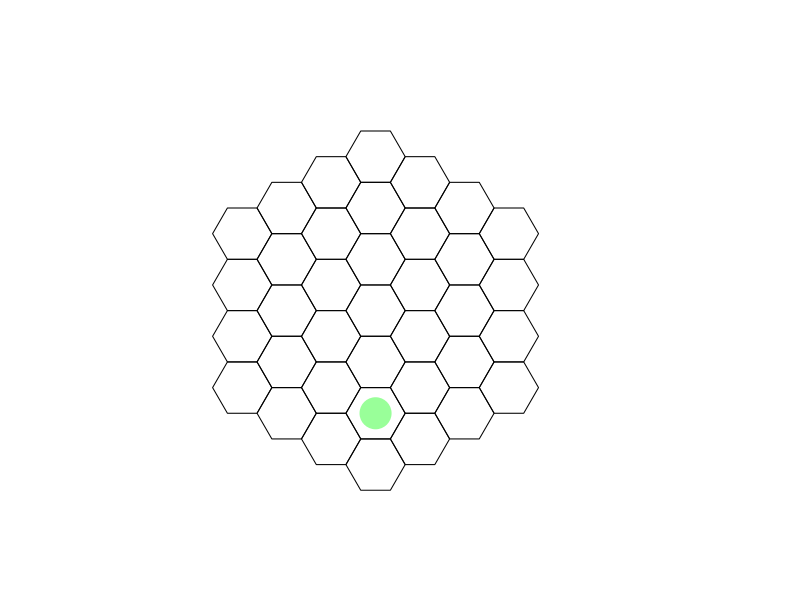

The R script that drew this image: (Note: this script raises an error after producing the figure.)
###################################
## TRI HEX GAME (tentative title)
####

# HEXFLEX
# TRIGON

## CONTENTS
'
 12 orange stones
 12 green stones
 12 blue stones
 37 space hex game board (tentative size)
 opaque drawstring bag
'

## OBJECTIVE
'
 Create groups of three stones of the same color in the orientation 
 unique to that color. Each group of three is worth one point.
'
# any group of 3+ continuous green stones
# any group of 4+ continuous orange stones
# any group of 5+ continuous blue stones

## GAMEPLAY
'
 All stones are placed in the drawstring bag.
 Each player takes turns randomly drawing a stone from the bag and placing it 
 on the hex board.
'

## BASIC MOTION
'
 orange stones push blue stones one space in a linear path.
 blue stones push green stones one space in a linear path.
 green stones push orange stones one space in a linear path.
'

## COMBOS
# If a orange stone pushes a blue stone into a space adjacent to a green stone,
#   the green stone is also pushed one space by the blue stone. If the pushed
#   green stone is adjacent to a orange stone, the orange stone is subsequently
#   pushed one space by the green stone. As so on and so forth. The reaction 
#   will continue until no other stones can be pushed.
#     X X X X X         X X G X X       X X X X X 
#     X B X G X         X B X X X       O X B X G 
#     X X X X X   -->   X X B X X   OR  X X X X X 
#     X X B X X         X X X X X       X X B X X 
#     X X X X X         X X O X X       X X X X X 

## RESTRICTIONS
'
 N/A for now
'

## EDGE EFFECTS
'
 N/A for now
'

## GAME PLAY METRICS
'
 05/30/22: initial observations
    - orange configuration is more likely to occur by random placement, no pushing or replacement
 06/03/2022: change game mechanics
    - no illegal positions
    - no pushing off board
    - no Newton cradle pushing effect
    - objective change to groups of 3+, 4+, and 5+ for green, orange, blue, respectively in any orientation
'
#############################################################################
## GAME BUILDING
##

require(pracma)
require(sp)
require(zoo)


## CREATE BOARD
#
#     O O O O
#    O O O O O
#   O O O O O O
#  O O O O O O O
#   O O O O O O
#    O O O O O
#     O O O O
#
'
 37 spaces, hexagons in the shape of a hexagon
 
'

createBoard <- function(size=13,x0=4,y0=11){
  
  Hexagon <- function(x, y, unitcell = 1){
    ratio <- sqrt(3)/2
    polygon(x = c(x, x+unitcell/2, x+unitcell+(unitcell/2), 
                  x+unitcell*2, x+unitcell+(unitcell/2), x+unitcell/2),
            y = c(y, y+ratio, y+ratio, y, y-ratio, y-ratio))
  }
  
  nrow <- ncol <- size
  ratio <- sqrt(3)/2
  
  # x0 <- 4
  # y0 <- 11
  
  xint <- ratio*sqrt(3)
  yint <- ratio
  
  x_offset <- 3
  x_multiplier <- c(0,1,2,3,2,3,2,3,2,3,2,1,0)
  y_multiplier <- seq(0,12)
  num_in_row <- c(1,2,3,4,3,4,3,4,3,4,3,2,1)
  x_center <- c()
  y_center <- c()
  
  # empty plot window
  plot(0, 0, type = "n", axes = FALSE, xlim=c(0, ncol),
       ylim=c(0, nrow), xlab="", ylab= "", asp=1)
  
  # plot hexes, compute centerpoints
  for(i in seq_along(num_in_row)){
    offset_multiplier <- seq(0,num_in_row[i]-1)
    for(j in seq(num_in_row[i])){
      update_x <- x0-xint*x_multiplier[i]+x_offset*offset_multiplier[j]
      update_y <- y0-yint*y_multiplier[i]
      Hexagon(update_x,update_y)
      
      x_center <- append(x_center, update_x+1, after=length(x_center))
      y_center <- append(y_center, update_y, after=length(y_center))
    }
  }
  
  # list relationships between hexes
  '
    Blue - linear-linear-linear
    Green - three nearest neighbors
    orange - linear-linear-offset
  '
  
  linear_rows <- list(c(7,4,2,1),
                      c(14,11,8,5,3),
                      c(21,18,15,12,9,6),
                      c(28,25,22,19,16,13,10),
                      c(32,29,26,23,20,17),
                      c(35,33,30,27,24),
                      c(37,36,34,31),
                      c(28,32,35,37),
                      c(21,25,29,33,36),
                      c(14,18,22,26,30,34),
                      c(7,11,15,19,23,27,31),
                      c(4,8,12,16,20,24),
                      c(2,5,9,13,17),
                      c(1,3,6,10),
                      c(7,14,21,28),
                      c(4,11,18,25,32),
                      c(2,8,15,22,29,35),
                      c(1,5,12,19,26,33,37),
                      c(3,9,16,23,30,36),
                      c(6,13,20,27,34),
                      c(10,17,24,31))
  
  neighbors <- list(c(3,5,2),
                    c(1,5,8,4),
                    c(6,9,5,1),
                    c(2,8,11,7),
                    c(1,3,9,12,8,2),
                    c(10,13,9,3),
                    c(4,11,14),
                    c(2,5,12,15,11,4),
                    c(3,6,13,16,12,5),
                    c(17,13,6),
                    c(4,8,15,18,14,7),
                    c(5,9,16,19,15,8),
                    c(6,10,17,20,16,9),
                    c(7,11,18,21),
                    c(8,12,19,22,18,11),
                    c(9,13,20,23,19,12),
                    c(24,20,13,10),
                    c(11,15,22,25,21,14),
                    c(12,16,23,26,22,15),
                    c(13,17,24,27,23,16),
                    c(14,18,25,28),
                    c(15,19,26,29,25,18),
                    c(16,20,27,30,26,19),
                    c(31,27,20,17),
                    c(18,22,29,32,28,21),
                    c(19,23,30,33,29,22),
                    c(20,24,31,34,30,23),
                    c(21,25,32),
                    c(22,26,33,35,32,25),
                    c(23,27,34,36,33,26),
                    c(34,27,24),
                    c(28,25,29,35),
                    c(26,30,36,37,35,29),
                    c(36,30,27,31),
                    c(32,29,33,37),
                    c(37,33,30,34),
                    c(35,33,36))

  return(list("ID"=seq(1,length(x_center)),
              "X"=x_center,
              "Y"=y_center,
              "VAL"=rep(0,length(x_center)),
              "turn"=0,
              "linear_rows"=linear_rows,
              "neighbors"=neighbors))
}

refreshBoard <- function(size=13,x0=4,y0=11){
  Hexagon <- function(x, y, unitcell = 1){
    ratio <- sqrt(3)/2
    polygon(x = c(x, x+unitcell/2, x+unitcell+(unitcell/2), 
                  x+unitcell*2, x+unitcell+(unitcell/2), x+unitcell/2),
            y = c(y, y+ratio, y+ratio, y, y-ratio, y-ratio))
  }
  
  nrow <- ncol <- size
  ratio <- sqrt(3)/2
  
  # x0 <- 4
  # y0 <- 11
  
  xint <- ratio*sqrt(3)
  yint <- ratio
  
  x_offset <- 3
  x_multiplier <- c(0,1,2,3,2,3,2,3,2,3,2,1,0)
  y_multiplier <- seq(0,12)
  num_in_row <- c(1,2,3,4,3,4,3,4,3,4,3,2,1)
  x_center <- c()
  y_center <- c()
  
  # empty plot window
  plot(0, 0, type = "n", axes = FALSE, xlim=c(0, ncol),
       ylim=c(0, nrow), xlab="", ylab= "", asp=1)
  
  for(i in seq_along(num_in_row)){
    offset_multiplier <- seq(0,num_in_row[i]-1)
    for(j in seq(num_in_row[i])){
      update_x <- x0-xint*x_multiplier[i]+x_offset*offset_multiplier[j]
      update_y <- y0-yint*y_multiplier[i]
      Hexagon(update_x,update_y)
    }
  }
  
}

updateBoard <- function(centers,selection,placeRandom){
  # color hexes according to placed stones
  x_cell <- centers$X[which(centers$ID==placeRandom)]
  y_cell <- centers$Y[which(centers$ID==placeRandom)]
  points(x_cell,y_cell,col=pastellize(selection$stone,p=0.4),pch=19,cex=4,lwd=2)
  
  # reset hexes according to 0 value
  
}

pastellize <- function(x, p){
  
  # x is a colour
  # p is a number in [0,1]
  # p = 1 will give no pastellization
  
  # convert hex or letter names to rgb
  if (is.character(x)) x <- col2rgb(x)/255
  
  # convert vector to rgb
  if (is.numeric(x)) x <- matrix(x, nr=3)
  
  col <- rgb2hsv(x, maxColorValue=1)
  col[2,1] <- col[2,1]*p
  col <- hsv2rgb(col)
  
  # return in convenient format for plots
  rgb(col[1], col[2], col[3])
}

hsv2rgb <- function(x){  
  # convert an hsv colour to rgb  
  # input:  a 3 x 1 matrix (same as output of rgb2hsv() function)  
  # output: vector of length 3 with values in [0,1]    
  
  # recover h, s, v values  
  h <- x[1,1]  
  s <- x[2,1]  
  v <- x[3,1]    
  
  # follow the algorithm from Wikipedia  
  C <- s*v   
  
  # in R, h takes values in [0,1] rather than [0, 360], so dividing by  
  # 60 degrees is the same as multiplying by six  
  hdash <- h*6  
  X <- C * (1 - abs(hdash %% 2 -1))
  
  if (0 <= hdash & hdash <=1) RGB1 <- c(C, X, 0)  
  if (1 <= hdash & hdash <=2) RGB1 <- c(X, C, 0)  
  if (2 <= hdash & hdash <=3) RGB1 <- c(0, C, X)  
  if (3 <= hdash & hdash <=4) RGB1 <- c(0, X, C)  
  if (4 <= hdash & hdash <=5) RGB1 <- c(X, 0, C)  
  if (5 <= hdash & hdash <=6) RGB1 <- c(C, 0, X)    
  
  # the output is a vector of length 3. This is the most convenient  
  # format for using as the col argument in an R plotting function  
  RGB1 + (v-C)
}

## DRAW STONES
initializeBag <- function(num_stones=12){
  bag_init = c(rep("orange",num_stones),rep("blue",num_stones),rep("green",num_stones))
  return(list("available"=bag_init,"memory"=c()))
}

drawFromBag <- function(bag){
  updated_bag <- bag
  
  if(isempty(bag$available)){ stop("Bag is empty") }
  drawn_stone <- sample(bag$available,1)
  updated_bag$memory <- c(bag$memory,drawn_stone)
  updated_bag$stone <- drawn_stone
  
  to_remove <- which(bag$available==drawn_stone)[1]
  updated_bag$available <- bag$available[-to_remove]
  
  return(updated_bag)
}

addToBag <- function(placeStone,bag){
  updated_bag <- bag
  
}


## PLACE STONES
# random for now

availablePositions <- function(centers){
  open <- centers$ID[which(centers$VAL==0)]
  return(open)
}

legalPositions <- function(centers){
  '
  Identify illegal orientations
  Outputs: yes legal, no not legal & locations
  '
  
  # check blue - linear - VAL=2
  check_blue <- c()
  for(i in seq_along(centers$linear_rows)){
    hex_in_row <- centers_new$ID[centers_new$linear_rows[[i]]]
    tmp <- centers$VAL[centers$linear_rows[[i]]]
    triplets <- c()
    if(any(tmp==2)){
      id <- as.integer(tmp==2)
      trip <- rollsum(id,3)
      if(any(trip==3)){
        id_trip <- which(trip==3)
        for(j in seq_along(id_trip)){
          triplets <- append(triplets,list(hex_in_row[seq(id_trip[j],id_trip[j]+2)]),after=length(triplets))
        }
      }
    }
    
    if(!is.null(triplets)){
      check_blue <- append(check_blue,triplets,after=length(check_blue))
    }
  }
  
  # check green - neighbors - VAL=3
  check_green <- c()
  green_on_board <- centers$ID[which(centers$VAL==3)]
  if(any(green_on_board>0)){
    for(i in seq_along(green_on_board)){
      group_green <- c()
      hex_in_group <- centers$neighbors[[green_on_board[i]]]
      id_gr <- as.integer(centers$VAL[hex_in_group]==3)
      if(any(id_gr==1)){
        duo <- rollsum(id_gr,2)
        if(any(duo==2)){
          id_duo <- which(duo==2)
          for(j in seq_along(id_duo)){
            group_green <- append(group_green,list(c(green_on_board[i],hex_in_group[seq(id_duo[j],id_duo[j]+1)])),after=length(group_green))
          }
        }
      }
      
      if(!is.null(group_green)){
        check_green <- append(check_green,group_green,after=length(check_green))
      }
    }
    'remove duplicates'
    len <- length(check_green)
    rm_id <- c()
    for(i in seq(len-1)){
      a <- check_green[[i]]
      for(j in seq(i+1,len)){
        b <- check_green[[j]]
        tmp <- intersect(a,b)
        if(length(tmp)==3){
          rm_id <- append(rm_id,j,after=length(rm_id))
        }
      }
    }
    if(!is.null(rm_id)){
      check_green <- check_green[- unique(rm_id)]
    }
  }
  
  # check orange - linear+offset - VAL=1
  check_orange <- c()
  for(i in seq_along(centers$neighbors)){
    group_orange <- c()
    hex_neighbors <- centers$neighbors[[i]]
    if(length(hex_neighbors)==6){ 'for fully surrounded hexes'
      tmp_hex <- c(hex_neighbors[5:6],hex_neighbors)
      id_yel <- as.integer(centers$VAL[tmp_hex]==1)
      if(any(id_yel==1)){
        yel <- rollsum(id_yel,3)
        if(any(yel==3)){
          yel_id <- which(yel==3)
          for(j in seq_along(yel_id)){
            group_orange <- append(group_orange,list(tmp_hex[seq(yel_id[j],yel_id[j]+2)]),after=length(group_orange))
          }
        }
      }
    } else { 'for all other hexes'
      id_yel <- as.integer(centers$VAL[hex_neighbors]==1)
      if(any(id_yel==1)){
        yel <- rollsum(id_yel,3)
        if(any(yel==3)){
          yel_id <- which(yel==3)
          for(j in seq_along(yel_id)){
            group_orange <- append(group_orange,list(hex_neighbors[seq(yel_id[j],yel_id[j]+2)]),after=length(group_orange))
          }
        }
      }
    }
    
    
    if(!is.null(group_orange)){
      check_orange <- append(check_orange,group_orange,after=length(check_orange))
    }
  }
  
  'determine yes/no'
  if(is.null(check_blue) & is.null(check_green) & is.null(check_orange)){
    outcome <- "LEGAL"
  } else {
    outcome <- "ILLEGAL"
  }
  
  'return values'
  return(list("outcome" = outcome,
              "blue"=check_blue,
              "green"=check_green,
              "orange"=check_orange))
}

selectPosition <- function(available_positions){
  '
   Random for now.
   Consider situation where player must select between two potential wins.
  '
  placeRandom <- sample(available_positions,1)
  return(placeRandom)
}

updatePositions <- function(centers,selection,placement){
  update_centers <- centers
  #update_centers$turn <- centers$turn + 1

  switch(selection$stone,
         orange = update_centers$VAL[placement] <- 1,
         blue = update_centers$VAL[placement] <- 2,
         green = update_centers$VAL[placement] <- 3)
  
  return(update_centers)
}

pushStones <- function(centers=centers_new_tmp,selection=bag_update_tmp,placement=placeStone,push=NULL){
  '
  inputs: centers_new_tmp, bag_update_tmp,placeStone
  logic:
    - check neighbors of placed stone
    - evaluate push rule until reaction complete
    - update centers
  '
  # push <- NULL
  neighbors <- centers$neighbors[[placement]]
  
  input <- switch(selection$stone,
                  "green" = 1,
                  "orange" = 2,
                  "blue" = 3)
  
  # evaluate push mechanic
  if(any(centers$VAL[neighbors]==input)){
    nearest_id <- which(centers$VAL[neighbors]==input) # which neighbor is reactive
    for(i in seq_along(nearest_id)){
      next_nearest <- centers$neighbors[[neighbors[nearest_id]]] # check its neighbors
      row_group <- c()
      for(j in seq_along(centers$linear_rows)){ # identify which linear row placement and reactive stones belong to
        tmp <- sum(as.integer(c(placement,neighbors[nearest_id[i]]) %in% centers$linear_rows[[j]]))
        if(tmp == 2){ row_group <- centers$linear_rows[[j]] }
      }
      a <- which(row_group==placement)
      b <- which(row_group==neighbors[nearest_id[j]])
      next_nearest_space <- row_group[b+(b-a)] # identify next nearest available space in row
      if(centers$VAL[next_nearest_space]==0){ # if empty, record push reaction
        push <- append(push, list(c(neighbors[nearest_id[i]],next_nearest_space)),after=length(push))
      }
    }
  }
  
  # update board following push
  # --> evaluate reaction of one push at a time, or all pushes at once?
  if(is.null(push)){ return(list(centers,selection,placement)) } # if no push reaction, return original board
  
  update_centers <- centers
  update_selection <- selection
  for(i in seq_along(push)){
    pushed_stone_id <- update_centers$VAL[push[[i]][1]]
    pushed_stone <- switch(as.character(pushed_stone_id),
                           "1" = "orange",
                           "2" = "blue",
                           "3" = "green")
    update_selection$stone <- pushed_stone
    
    update_centers$VAL[push[[i]][1]] <- 0 # resets reactive stone placement
    update_centers$VAL[push[[i]][2]] <- pushed_stone_id # assigns reactive stone new placement
    
    # option 1: update board and run recursion following individual pushes
    updateBoard(centers=update_centers,selection = update_selection,placeRandom = push[[i]][2])
    pushStones(centers=update_centers,selection=push[[i]],placement=push[[i]][2],push=push)
  }
  
  # option 2: update board and run recursion after evaluating all initial pushes
}

#############################################
## GAMEPLAY

centers <- createBoard()
bag <- initializeBag()
turn <- 0
#illegal_count <- 0
for(game in seq(36)){
  if(turn==0){
    selection <- drawFromBag(bag)
    open_positions <- availablePositions(centers)
    placeStone <- selectPosition(open_positions)
    updateBoard(centers,selection,placeStone)
    centers_new <- updatePositions(centers,selection,placeStone)
    bag_update <- selection
    turn <- turn + 1
  } else {
    bag_update_tmp <- drawFromBag(bag_update)
    open_positions <- availablePositions(centers_new)

    placeStone <- selectPosition(open_positions)
    centers_new_tmp <- updatePositions(centers_new,bag_update_tmp,placeStone)
    
    # push stones - recursive function
    pushStones()
     
    centers_new <- centers_new_tmp
    bag_update <- bag_update_tmp
    updateBoard(centers_new,bag_update,placeStone)
    turn <- turn + 1
    
    #illegal_positions <- legalPositions(centers_new_tmp)
    #status <- illegal_positions$outcome
    # if(status == "LEGAL"){
    # --> push stones, update positions, eval win, remove stones, update bag, update board
    # } else {
      # illegal_count <- illegal_count + 1
    # }
  }
}

#print(illegal_count)
# print(bag_update)
# print(centers_new)


#############################################
## OLD CODE

# VERTICES
# x <- seq(0,ncol,3)
# y <- seq(0,nrow,sqrt(3))
# x0 <- x+1.5
# y0 <- y+sqrt(3)/2
# 
# XY <- meshgrid(x,y)
# XY0 <- meshgrid(x0,y0)
# 
# x1 <- x0 - 1
# XY1 <- meshgrid(x1,y0)
# 
# x2 <- x - 1
# XY2 <- meshgrid(x2,y)
# 
# plot(XY$X,XY$Y,xlim=c(-1,ncol+3),ylim=c(-1,nrow+3))
# points(XY0$X,XY0$Y,col='red')
# points(XY1$X,XY1$Y,col='cyan')
# points(XY2$X,XY2$Y,col='green')
